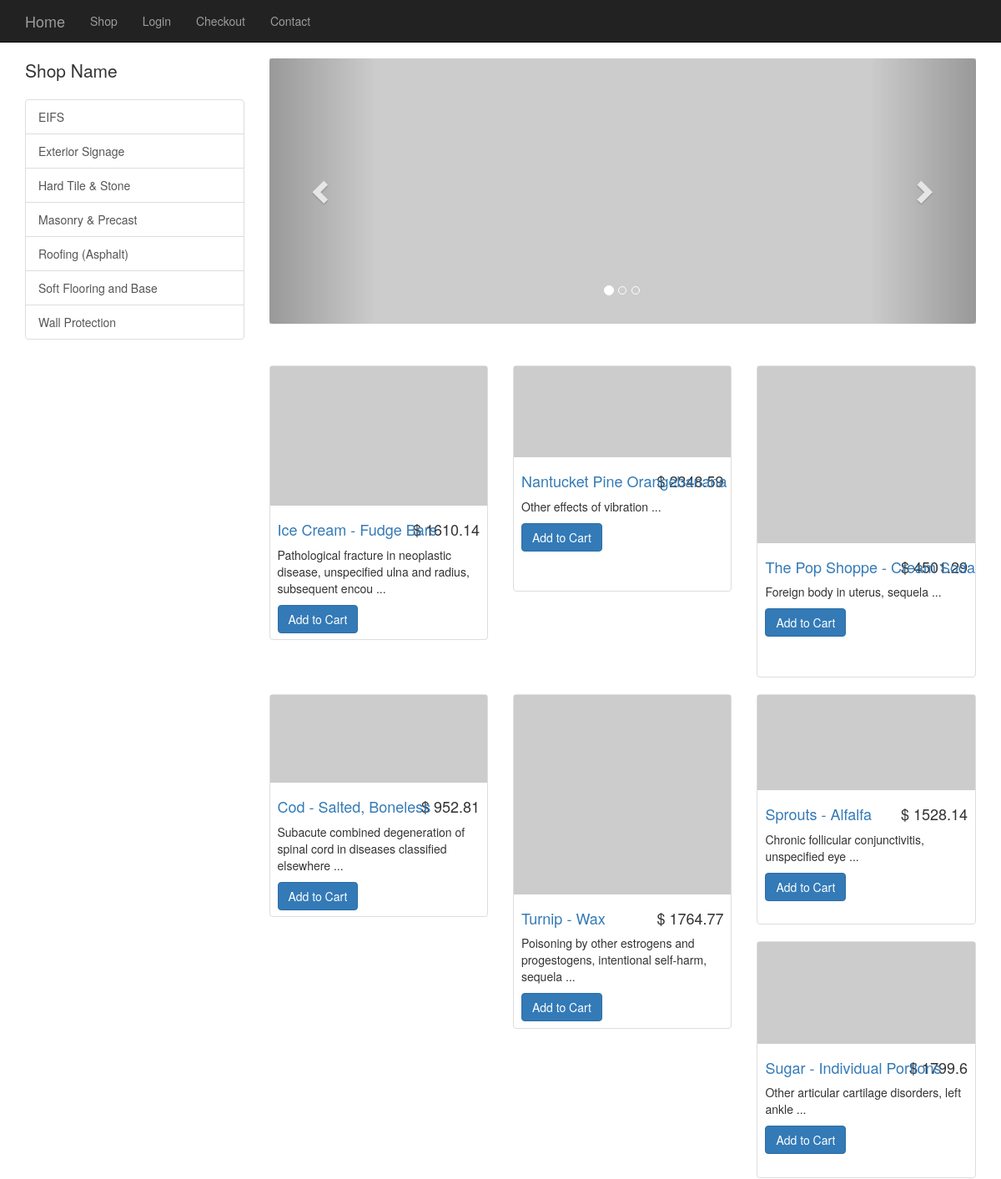
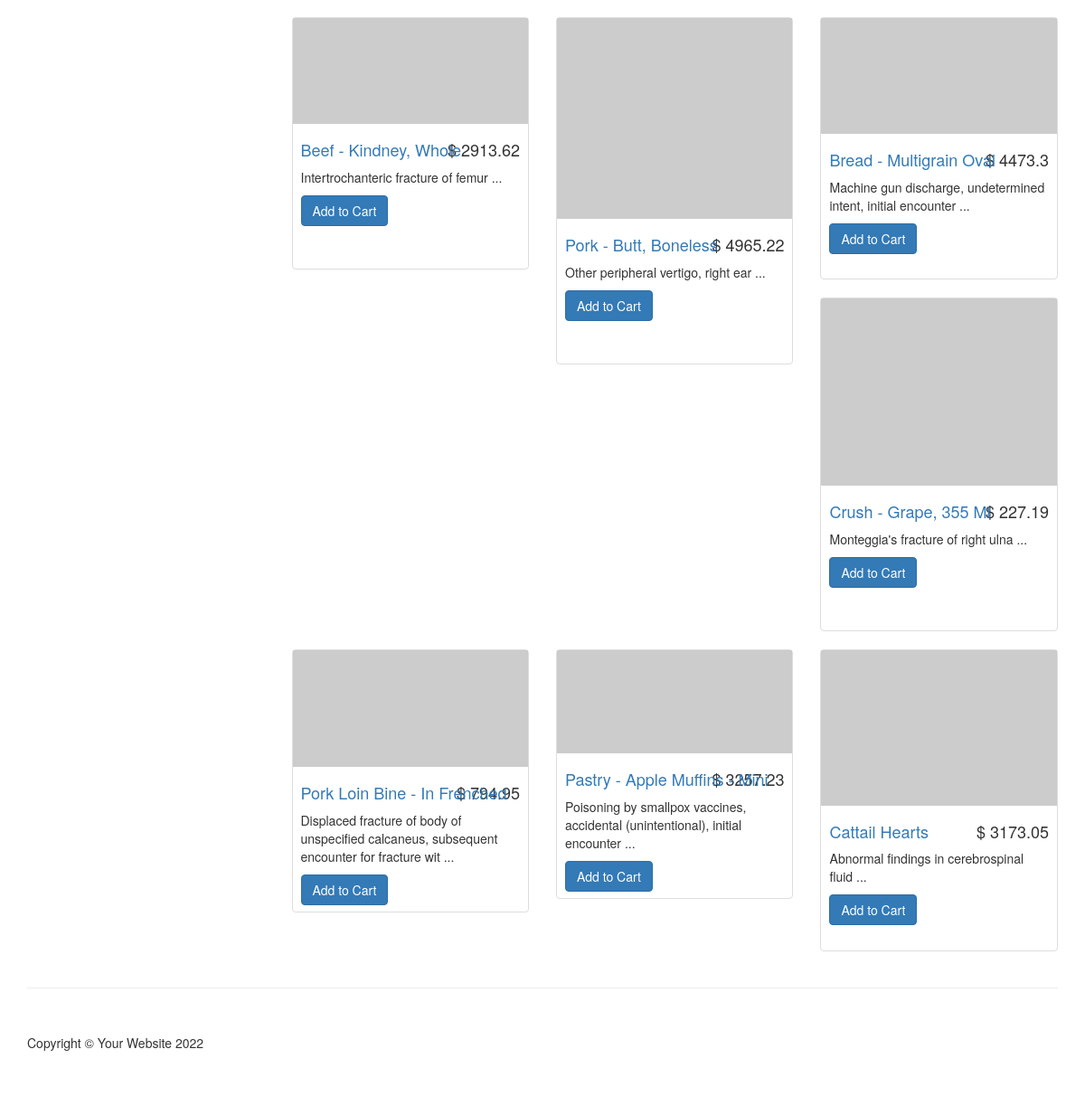
The page / on the database its author committed (2 pictures, top to bottom).
### tables this page shows
CREATE TABLE `categories` (
  `id` int(11) NOT NULL,
  `title` varchar(255) NOT NULL,
  `description` text
);

CREATE TABLE `products` (
  `id` int(11) NOT NULL,
  `title` varchar(255) NOT NULL,
  `cat_id` int(11) NOT NULL,
  `price` double NOT NULL,
  `quantity` int(11) NOT NULL DEFAULT '0',
  `description_short` varchar(255) DEFAULT NULL,
  `description` text NOT NULL,
  `image` varchar(255) NOT NULL
);

### resources/functions.php (the view, shortened to what this page needs)
		<?php
function query($sql) {
	global $connection;
	return mysqli_query($connection, $sql);
}
function fetch_array($result) {
	return mysqli_fetch_array($result);
}
function get_products() {
	$query = query("SELECT * FROM products");
	while($row = fetch_array($query)) {
		?>
			<div class="col-sm-4 col-lg-4 col-md-4">
        <div class="thumbnail">
        	<a href="item?id=<?= $row['id'] ?>">
            <img src="<?= $row['image'] ?>" alt="<?= $row['title'] ?>">
        	</a>
          <div class="caption">
            <h4 class="pull-right">$ <?= $row['price'] ?></h4>
            <h4><a href="item?id=<?= $row['id'] ?>"><?= $row['title'] ?></a>
            </h4>
            <p><?= substr($row['description'], 0, 90)  ?> ...</p>
            <a class="btn btn-primary" href="resources/cart?add=<?= $row['id'] ?>">Add to Cart</a>
          </div>
        </div>
      </div>
		<?php
	}
}
    ?>
	<?php
function getCategories() {
	$query = query("SELECT * FROM categories ORDER BY title");
	while ($row = fetch_array($query)) {
		?>
		<a href="category?id=<?= $row['id'] ?>" class="list-group-item"><?= $row['title'] ?></a>
		<?php
		}
}
    	?>

### css/shop-homepage.css (style rules this page uses)
body { padding-top: 70px; }
.caption { height: 130px; overflow: hidden; }
.caption h4 { white-space: nowrap; }
.thumbnail img { width: 100%; }
.thumbnail { padding: 0; }

### css/styles.css (style rules this page uses)
.caption { height: 160px; }

### rows shown on the page
categories: title "EIFS"
categories: title "Exterior Signage"
categories: title "Hard Tile & Stone"
categories: title "Masonry & Precast"
categories: title "Roofing (Asphalt)"
categories: title "Soft Flooring and Base"
categories: title "Wall Protection"
products: price "1610.14", title "Ice Cream - Fudge Bars", description "Pathological fracture in neoplastic disease, unspecified ulna and radius, subsequent encou"
products: price "2348.59", title "Nantucket Pine Orangebanana", description "Other effects of vibration"
products: price "4501.29", title "The Pop Shoppe - Cream Soda", description "Foreign body in uterus, sequela"
products: price "952.81", title "Cod - Salted, Boneless", description "Subacute combined degeneration of spinal cord in diseases classified elsewhere"
products: price "1764.77", title "Turnip - Wax", description "Poisoning by other estrogens and progestogens, intentional self-harm, sequela"
products: price "1528.14", title "Sprouts - Alfalfa", description "Chronic follicular conjunctivitis, unspecified eye"
products: price "1799.6", title "Sugar - Individual Portions", description "Other articular cartilage disorders, left ankle"
products: price "2913.62", title "Beef - Kindney, Whole", description "Intertrochanteric fracture of femur"
products: price "4965.22", title "Pork - Butt, Boneless", description "Other peripheral vertigo, right ear"
products: price "4473.3", title "Bread - Multigrain Oval", description "Machine gun discharge, undetermined intent, initial encounter"
products: price "227.19", title "Crush - Grape, 355 Ml", description "Monteggia's fracture of right ulna"
products: price "794.95", title "Pork Loin Bine - In Frenched", description "Displaced fracture of body of unspecified calcaneus, subsequent encounter for fracture wit"
products: price "3257.23", title "Pastry - Apple Muffins - Mini", description "Poisoning by smallpox vaccines, accidental (unintentional), initial encounter"
products: price "3173.05", title "Cattail Hearts", description "Abnormal findings in cerebrospinal fluid"
